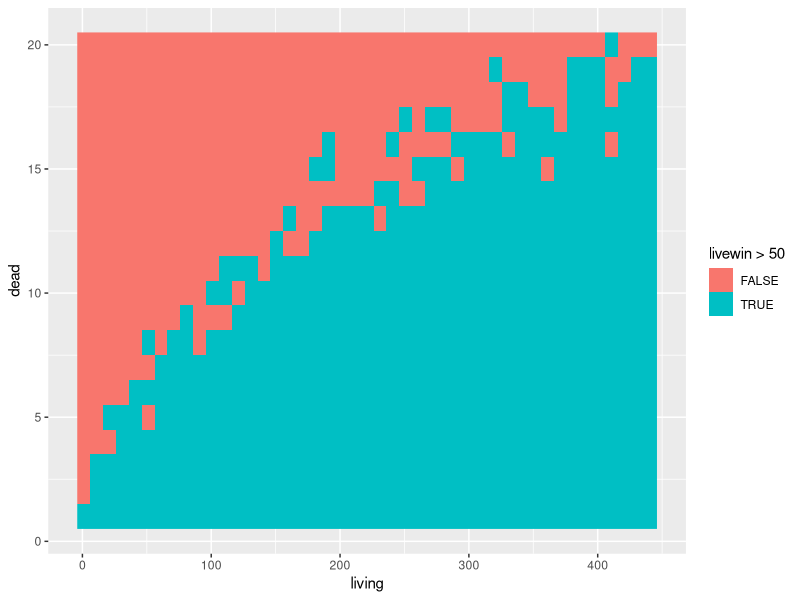
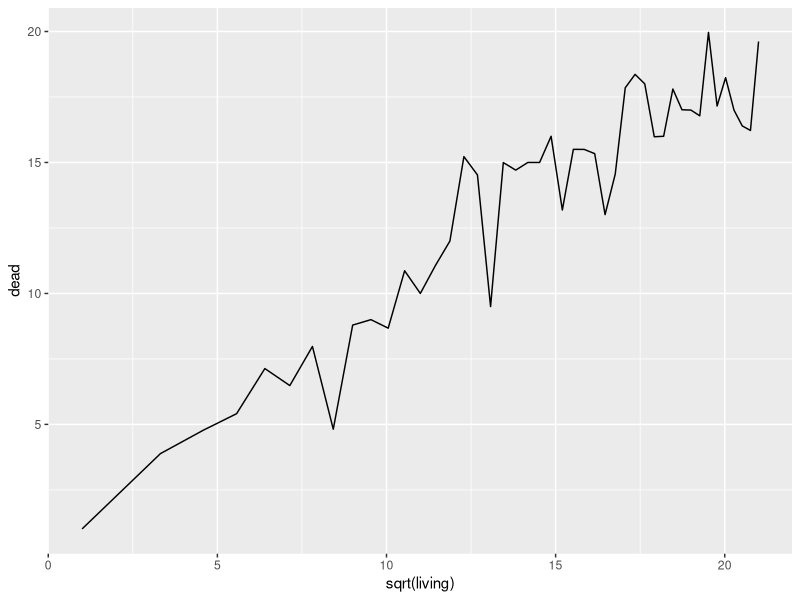

The R script that drew these images, in order:
library(ggplot2)

battle<-function(n1,n2){
  living <- n1
  dead <- n2
  surviving <- T
  while (surviving == T){
    if (runif(1) < 0.5) {
      living <- living
      dead <- dead - 1
    }else{
      living <- living - 1
      dead <- dead + 1
    }
    if (living < 1 || dead < 1){
      surviving = F
    }
  }
return(cbind(living,dead))
}


result2<-NULL
for (j in seq(1,450,10)){
  for (k in 1:20){
    result<-NULL
    for (i in 1:100){
      result<-rbind(result,battle(j,k))
    }
    result2<-rbind(result2, c(living=j,dead=k,livewin=100*sum(result[,1] != 0)/i))
  }
}
result2<-as.data.frame(result2)
ggplot(result2, aes(x=living,y=dead,fill=livewin>50))+geom_raster(interpolate=F)      

result3<-NULL
for (i in unique(result2$living)){
  half<-spline(x = result2[result2$living==i,]$livewin, y = result2[result2$living==i,]$dead, xout=50)$y
  result3<-rbind(result3, c(living=i,dead=half))
}
result3<-as.data.frame(result3)
ggplot(result3, aes(x=sqrt(living), y=dead))+geom_line()
       
